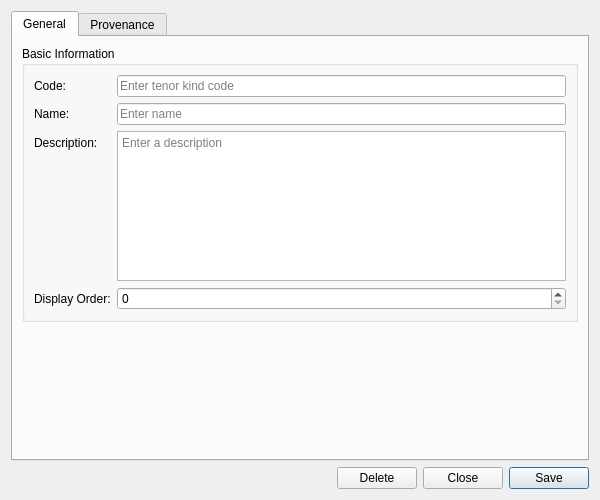
<?xml version="1.0" encoding="UTF-8"?>
<ui version="4.0">
 <class>TenorKindDetailDialog</class>
 <widget class="QWidget" name="TenorKindDetailDialog">
  <property name="geometry">
   <rect>
    <x>0</x>
    <y>0</y>
    <width>600</width>
    <height>500</height>
   </rect>
  </property>
  <property name="sizePolicy">
   <sizepolicy hsizetype="Preferred" vsizetype="Preferred">
    <horstretch>0</horstretch>
    <verstretch>0</verstretch>
   </sizepolicy>
  </property>
  <property name="minimumSize">
   <size>
    <width>600</width>
    <height>500</height>
   </size>
  </property>
  <property name="windowTitle">
   <string>Tenor Kind Details</string>
  </property>
  <layout class="QVBoxLayout" name="verticalLayout">
   <item>
    <widget class="QTabWidget" name="tabWidget">
     <property name="currentIndex"><number>0</number></property>
     <widget class="QWidget" name="generalTab">
      <attribute name="title"><string>General</string></attribute>
      <layout class="QVBoxLayout" name="generalLayout">
       <item>
        <widget class="QGroupBox" name="basicInfoGroup">
         <property name="title">
          <string>Basic Information</string>
         </property>
         <layout class="QFormLayout" name="formLayout">
          <item row="0" column="0">
           <widget class="QLabel" name="labelCode">
            <property name="text">
             <string>Code:</string>
            </property>
           </widget>
          </item>
          <item row="0" column="1">
           <widget class="QLineEdit" name="codeEdit">
            <property name="placeholderText">
             <string>Enter tenor kind code</string>
            </property>
            <property name="readOnly">
             <bool>true</bool>
            </property>
           </widget>
          </item>
          <item row="1" column="0">
           <widget class="QLabel" name="labelName">
            <property name="text">
             <string>Name:</string>
            </property>
           </widget>
          </item>
          <item row="1" column="1">
           <widget class="QLineEdit" name="nameEdit">
            <property name="placeholderText">
             <string>Enter name</string>
            </property>
           </widget>
          </item>
          <item row="2" column="0">
           <widget class="QLabel" name="labelDescription">
            <property name="text">
             <string>Description:</string>
            </property>
           </widget>
          </item>
          <item row="2" column="1">
           <widget class="QPlainTextEdit" name="descriptionEdit">
            <property name="minimumSize">
             <size>
              <width>0</width>
              <height>80</height>
             </size>
            </property>
            <property name="maximumSize">
             <size>
              <width>16777215</width>
              <height>150</height>
             </size>
            </property>
            <property name="placeholderText">
             <string>Enter a description</string>
            </property>
           </widget>
          </item>
          <item row="3" column="0">
           <widget class="QLabel" name="labelDisplayOrder">
            <property name="text">
             <string>Display Order:</string>
            </property>
           </widget>
          </item>
          <item row="3" column="1">
           <widget class="QSpinBox" name="displayOrderEdit">
            <property name="minimum">
             <number>0</number>
            </property>
            <property name="maximum">
             <number>9999</number>
            </property>
           </widget>
          </item>
         </layout>
        </widget>
       </item>
       <item>
        <spacer name="verticalSpacer">
         <property name="orientation">
          <enum>Qt::Vertical</enum>
         </property>
         <property name="sizeHint" stdset="0">
          <size>
           <width>20</width>
           <height>40</height>
          </size>
         </property>
        </spacer>
       </item>
      </layout>
     </widget>
     <widget class="QWidget" name="provenanceTab">
      <attribute name="title"><string>Provenance</string></attribute>
      <layout class="QVBoxLayout" name="provenanceTabLayout">
       <item>
        <widget class="ores::qt::ProvenanceWidget" name="provenanceWidget" native="true"/>
       </item>
      </layout>
     </widget>
    </widget>
   </item>
   <item>
    <layout class="QHBoxLayout" name="buttonLayout">
     <item>
      <spacer name="horizontalSpacer">
       <property name="orientation">
        <enum>Qt::Horizontal</enum>
       </property>
       <property name="sizeHint" stdset="0">
        <size>
         <width>40</width>
         <height>20</height>
        </size>
       </property>
      </spacer>
     </item>
     <item>
      <widget class="QPushButton" name="deleteButton">
       <property name="text">
        <string>Delete</string>
       </property>
      </widget>
     </item>
     <item>
      <widget class="QPushButton" name="closeButton">
       <property name="text">
        <string>Close</string>
       </property>
      </widget>
     </item>
     <item>
      <widget class="QPushButton" name="saveButton">
       <property name="text">
        <string>Save</string>
       </property>
       <property name="default">
        <bool>true</bool>
       </property>
      </widget>
     </item>
    </layout>
   </item>
  </layout>
 </widget>
 <customwidgets>
  <customwidget>
   <class>ores::qt::ProvenanceWidget</class>
   <extends>QWidget</extends>
   <header>ores.qt/ProvenanceWidget.hpp</header>
  </customwidget>
 </customwidgets>
 <resources/>
 <connections/>
</ui>
